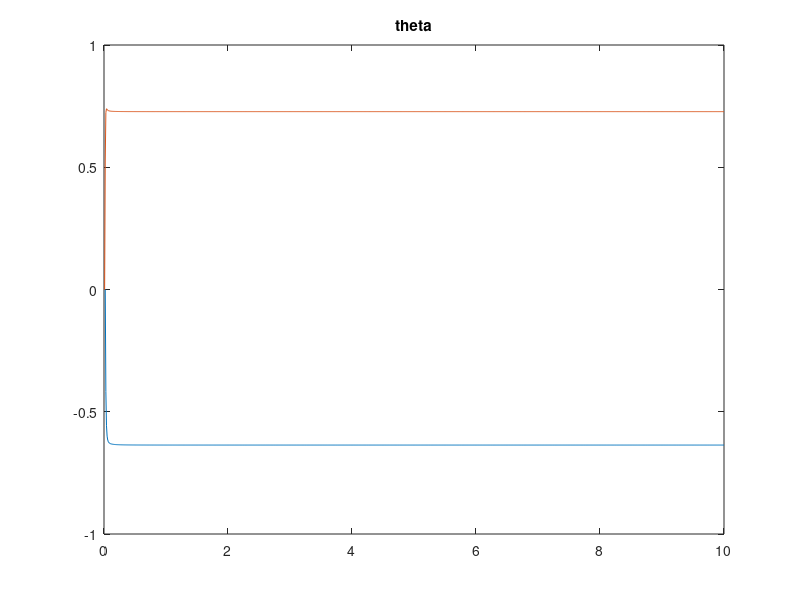
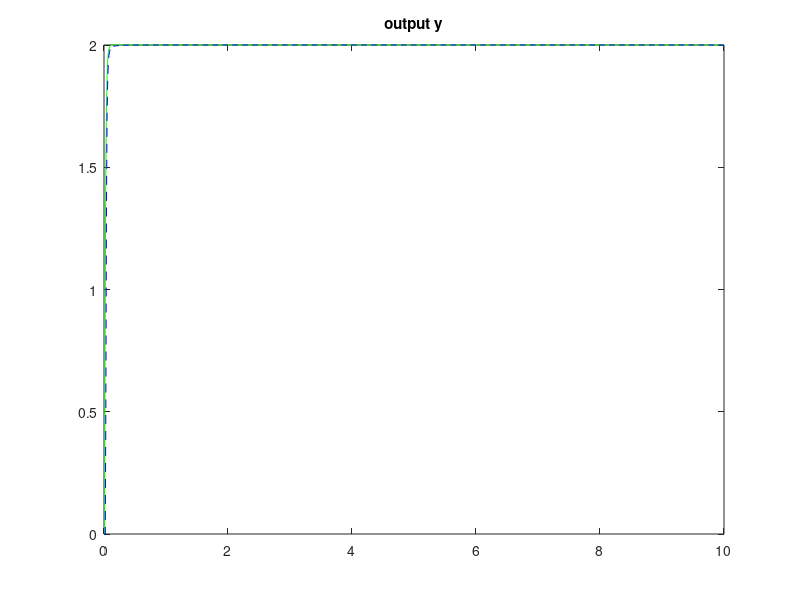
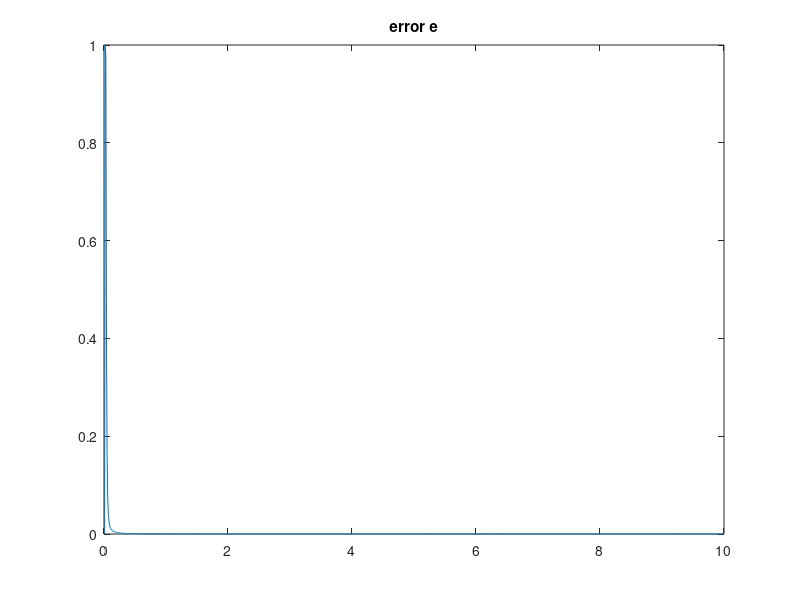

Reproduce these figures in MATLAB, in order.
%%code to implement the  Exponential data weighting LMS algorithm  

close all;
clear all;
clc;

n = 1 ;
k = 0:0.01:10 ;
N = length(k) ; % no of iterations

theta = [-0.5 1]'; % initial conditions
y = zeros(1, N);
yhat = zeros(1,N) ;
e = zeros(1, N);
%theta_hat = [zeros(1, N); zeros(1, N)];
theta_hat = zeros(1,length(theta))' ;
% theta_hat = ones(1,length(theta))' ;
% theta_hat = rand(1,length(theta))' ;
thetahat = [theta_hat] ;
u = ones(1,N) ;

phi = zeros(1,length(theta))' ;
%phi = [-y(1) u(1)]';
P=[1 0;0 1];
% Algorithm to update theta_hat,y phi and error e
a0=0.99;
a= 0.95; %initial condition
for i = 1:N-1
    y(i+1) = theta'*phi ;
    yhat(i+1) = theta_hat'*phi ;
    e(i+1)=y(i+1)- yhat(i+1);
    theta_hat = theta_hat + ((P*phi)/( a+(phi)'*P*(phi)))*(e(i+1));
    P=(1/a)*(P-(P*(phi)*(phi)'*P)/(a+phi'*P*phi));
    phi = [-y(i+1) u(i+1)]';
    a=(a0*a)+(1-a0);
    disp(P)
    thetahat = [thetahat theta_hat] ;
end
%plotting
k=0:0.01:10;
figure
plot(k,thetahat)
title("theta")
figure
% disp(y);
plot(k,y,'-g',k,yhat,'--b');
%axis([0,1100,-1,2])
title("output y")
figure
plot(k,e)
title("error e")
